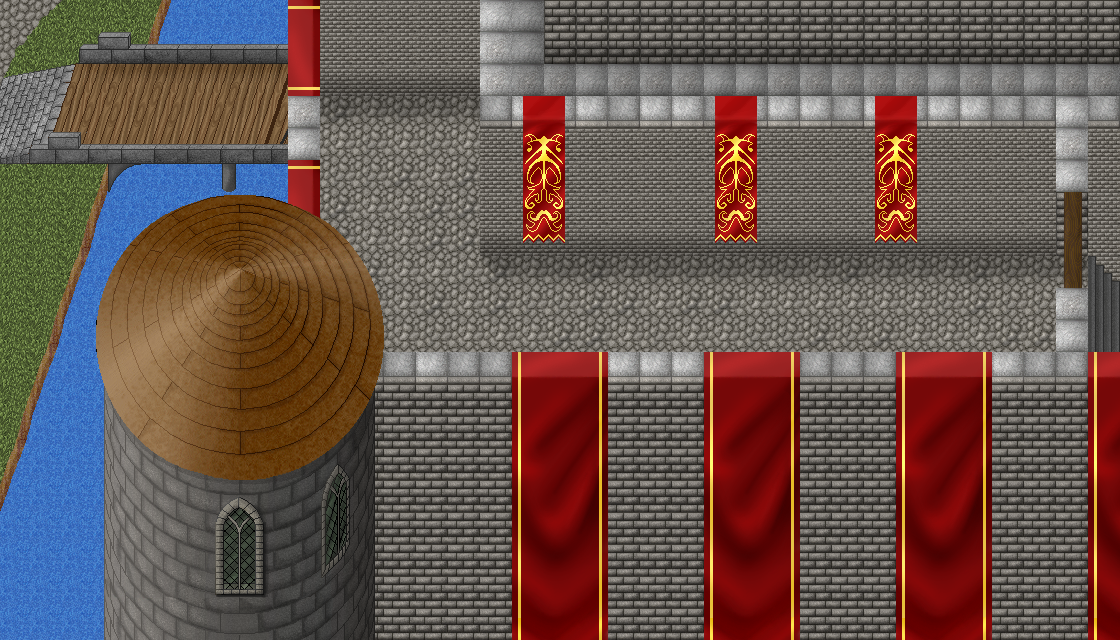

Tiled map render using the project's own tile images. Description and the map definition, with tile-layer contents summarised, below:
An orthogonal 35x20 tile map with 32x32 px tiles, 7 tile layers (Water, Outside Ground, Outside Props L1, Outside Props L2, ...), 3 tilesets and 11 objects.

<map version="1.0" orientation="orthogonal" renderorder="right-down" width="35" height="20" tilewidth="32" tileheight="32" nextobjectid="39">
 <tileset firstgid="1" name="chapter_1_props" tilewidth="32" tileheight="32">
  <image source="../Sprites/Tilesets/chapter_1_props.png" width="640" height="640" />
 </tileset>
 <tileset firstgid="401" name="chapter1" tilewidth="32" tileheight="32">
  <image source="../Sprites/Tilesets/chapter1.png" width="640" height="640" />
  <tile id="0">
   <objectgroup draworder="index">
    <object id="0" x="0" y="0" width="32" height="32" />
   </objectgroup>
  </tile>
  <tile id="1">
   <objectgroup draworder="index">
    <object id="0" x="0" y="0" width="32" height="32" />
   </objectgroup>
  </tile>
  <tile id="2">
   <objectgroup draworder="index">
    <object id="0" x="0" y="0" width="32" height="32" />
   </objectgroup>
  </tile>
  <tile id="3">
   <objectgroup draworder="index">
    <object id="0" x="0" y="0" width="32" height="32" />
   </objectgroup>
  </tile>
  <tile id="20">
   <objectgroup draworder="index">
    <object id="0" x="0" y="0" width="32" height="32" />
   </objectgroup>
  </tile>
 </tileset>
 <tileset firstgid="801" name="water" tilewidth="32" tileheight="32">
  <image source="../Sprites/Tilesets/water_sheet_32.png" width="32" height="224" />
  <tile id="6">
   <animation>
    <frame tileid="0" duration="100" />
    <frame tileid="1" duration="100" />
    <frame tileid="2" duration="100" />
    <frame tileid="3" duration="100" />
    <frame tileid="4" duration="100" />
    <frame tileid="5" duration="100" />
    <frame tileid="6" duration="100" />
   </animation>
  </tile>
 </tileset>
 <layer name="Water" width="35" height="20">
  <data>[700 cells, 64 non-empty, 1 distinct tile ids]</data>
 </layer>
 <layer name="Outside Ground" width="35" height="20">
  <data>[700 cells, 51 non-empty, 6 distinct tile ids]</data>
 </layer>
 <layer name="Outside Props L1" width="35" height="20">
  <data>[700 cells, 4 non-empty, 4 distinct tile ids]</data>
 </layer>
 <layer name="Outside Props L2" width="35" height="20">
  <data>[700 cells, 50 non-empty, 50 distinct tile ids]</data>
 </layer>
 <layer name="Inner Walls" width="35" height="20">
  <data>[700 cells, 499 non-empty, 40 distinct tile ids]</data>
 </layer>
 <layer name="Shadows" width="35" height="20">
  <data>[700 cells, 86 non-empty, 4 distinct tile ids]</data>
 </layer>
 <layer name="Outer Walls" width="35" height="20">
  <data>[700 cells, 160 non-empty, 138 distinct tile ids]</data>
 </layer>
 <objectgroup name="Colliders" opacity="0.01">
  <object id="4" x="96" y="192" width="288" height="288">
   <ellipse />
  </object>
  <object id="11" x="288" y="0" width="32" height="208" />
  <object id="12" x="480" y="0" width="640" height="256" />
  <object id="14" x="1056" y="256" width="64" height="384" />
  <object id="16" x="384" y="352" width="672" height="288" />
  <object id="18" x="344" y="-96" />
 </objectgroup>
</map>